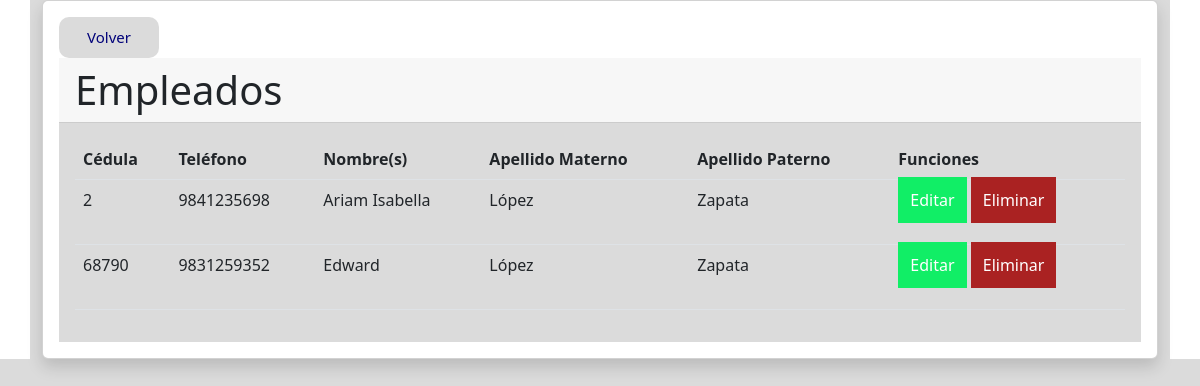
The app's page /Ejerciciodos/tablaEmp.php, older data.
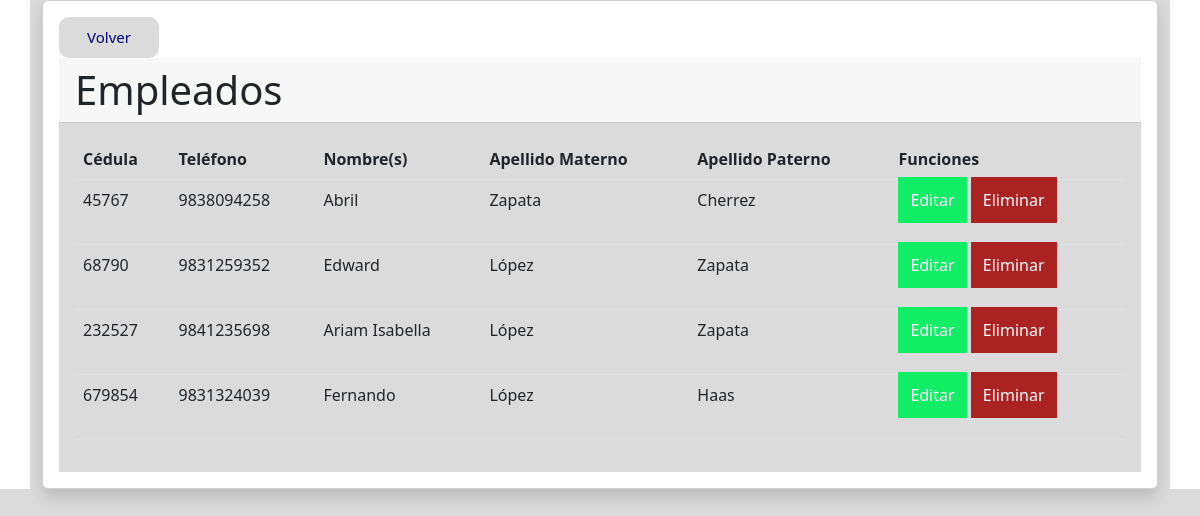
The same page, newer data.
### tables this page shows
CREATE TABLE `empleado` (
  `cedula` int(11) NOT NULL,
  `telefono` varchar(10) NOT NULL,
  `nombre` varchar(60) NOT NULL,
  `apellidoP` varchar(30) NOT NULL,
  `apellidoM` varchar(30) NOT NULL
);

### Ejerciciodos/tablaEmp.php (the view, shortened to what this page needs)
<!DOCTYPE html>
<html lang="en">
<head>
    <link rel="stylesheet" type="text/css" href="styles.css">
    <link href="https://cdn.jsdelivr.net/npm/bootstrap@5.2.2/dist/css/bootstrap.min.css" rel="stylesheet">
</head>
<body>
<div class="container">
    <div class="card shadow p-3 mb-5 bg-body rounded">
         <a  class="enmenu" href="index.php">Volver</a>
        <h1 class="card-header">Empleados</h1>
        <div class="card-body">
            <table class="table table-hover">
            <thead class="thead-light">
                <tr>
                    <th>Cédula</td>
                    <th>Teléfono</td>
                    <th>Nombre(s)</td>
                    <th>Apellido Materno</th>
                    <th>Apellido Paterno</th>
                    <th>Funciones</th>
                </tr>
                </thead>
                <?php
                include("con_db.php");
                $sql = "SELECT  * FROM empleado";
                $query = mysqli_query($conex, $sql);
                while ($row = mysqli_fetch_array($query) ) {
                    $cedula = $row['cedula'];
                    $telefono = $row['telefono'];
                    $nombre = $row['nombre'];
                    $apellidoP = $row['apellidoP'];
                    $apellidoM = $row['apellidoM'];
                ?>
 <tbody>
                    <tr>
                        <td> <?php echo $cedula ?> </th>
                        <td> <?php echo $telefono ?> </th>
                        <td> <?php echo $nombre ?> </th>
                        <td> <?php echo $apellidoP ?></td>
                        <td> <?php echo $apellidoM ?></td>
                        <td>
                    <div>
                     <a class="ok" href="editarEmp.php?cedula=<?php echo $cedula ?>">Editar</a>
                     <a class="bad" href="eliminarEmp.php?cedula=<?php echo $cedula ?>">Eliminar</a>
                       </div>
                       <br>
                </td>
                    </tr>
                <?php }
                include("eliminarEmp.php");
                ?>
                </tbody>
            </table>
        </div>
        </div>
    </div>
</body>
</html>

Row changes from the older to the newer data that the page shows:
removed empleado: cedula "2", telefono "9841235698", nombre "Ariam Isabella", apellidoP "López", apellidoM "Zapata"
added empleado: cedula "45767", telefono "9838094258", nombre "Abril", apellidoP "Zapata", apellidoM "Cherrez"
added empleado: cedula "232527", telefono "9841235698", nombre "Ariam Isabella", apellidoP "López", apellidoM "Zapata"
added empleado: cedula "679854", telefono "9831324039", nombre "Fernando", apellidoP "López", apellidoM "Haas"
